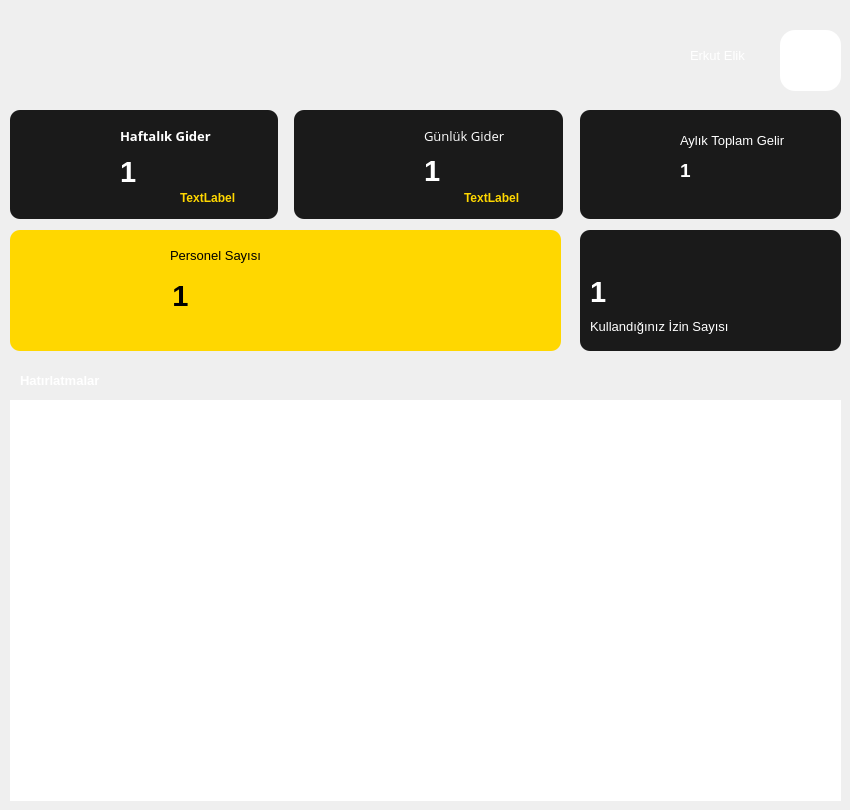
    <widget class="QWidget" name="home">
     <widget class="QGroupBox" name="groupBox_2">
      <property name="geometry">
       <rect>
        <x>10</x>
        <y>110</y>
        <width>268</width>
        <height>109</height>
       </rect>
      </property>
      <property name="styleSheet">
       <string notr="true">background:#1A1A1A;
border-radius:10px;
</string>
      </property>
      <property name="title">
       <string/>
      </property>
      <widget class="QLabel" name="label_10">
       <property name="geometry">
        <rect>
         <x>110</x>
         <y>10</y>
         <width>121</width>
         <height>31</height>
        </rect>
       </property>
       <property name="font">
        <font>
         <family>Open Sans</family>
         <pointsize>10</pointsize>
         <weight>75</weight>
         <bold>true</bold>
        </font>
       </property>
       <property name="styleSheet">
        <string notr="true">background-color:none;
color:white;</string>
       </property>
       <property name="text">
        <string>Haftalık Gider</string>
       </property>
      </widget>
      <widget class="QLabel" name="lb_haftalkGider">
       <property name="geometry">
        <rect>
         <x>110</x>
         <y>46</y>
         <width>241</width>
         <height>31</height>
        </rect>
       </property>
       <property name="font">
        <font>
         <pointsize>22</pointsize>
         <weight>75</weight>
         <bold>true</bold>
        </font>
       </property>
       <property name="styleSheet">
        <string notr="true">background-color:none;
color:white;</string>
       </property>
       <property name="text">
        <string>1</string>
       </property>
       <property name="alignment">
        <set>Qt::AlignLeading|Qt::AlignLeft|Qt::AlignVCenter</set>
       </property>
      </widget>
      <widget class="QLabel" name="label_48">
       <property name="geometry">
        <rect>
         <x>20</x>
         <y>20</y>
         <width>71</width>
         <height>71</height>
        </rect>
       </property>
       <property name="styleSheet">
        <string notr="true">background:#1A1A1A;
border-radius:20px;</string>
       </property>
       <property name="text">
        <string/>
       </property>
       <property name="pixmap">
        <pixmap>../../../../../../Downloads/7-days (6).png</pixmap>
       </property>
       <property name="textInteractionFlags">
        <set>Qt::NoTextInteraction</set>
       </property>
      </widget>
      <widget class="QLabel" name="label_31">
       <property name="geometry">
        <rect>
         <x>170</x>
         <y>80</y>
         <width>71</width>
         <height>16</height>
        </rect>
       </property>
       <property name="font">
        <font>
         <weight>75</weight>
         <bold>true</bold>
        </font>
       </property>
       <property name="styleSheet">
        <string notr="true">color:#FFD700;</string>
       </property>
       <property name="text">
        <string>TextLabel</string>
       </property>
      </widget>
     </widget>
     <widget class="QGroupBox" name="groupBox_3">
      <property name="geometry">
       <rect>
        <x>294</x>
        <y>110</y>
        <width>269</width>
        <height>109</height>
       </rect>
      </property>
      <property name="styleSheet">
       <string notr="true">background:#1A1A1A;
border-radius:10px;
</string>
      </property>
      <property name="title">
       <string/>
      </property>
      <widget class="QLabel" name="label_12">
       <property name="geometry">
        <rect>
         <x>130</x>
         <y>15</y>
         <width>101</width>
         <height>21</height>
        </rect>
       </property>
       <property name="font">
        <font>
         <family>Open Sans</family>
         <pointsize>10</pointsize>
        </font>
       </property>
       <property name="styleSheet">
        <string notr="true">background-color:none;
color:white;</string>
       </property>
       <property name="text">
        <string>Günlük Gider</string>
       </property>
      </widget>
      <widget class="QLabel" name="lb_gunlukGider">
       <property name="geometry">
        <rect>
         <x>130</x>
         <y>40</y>
         <width>241</width>
         <height>41</height>
        </rect>
       </property>
       <property name="font">
        <font>
         <pointsize>22</pointsize>
         <weight>75</weight>
         <bold>true</bold>
        </font>
       </property>
       <property name="styleSheet">
        <string notr="true">background-color:none;
color:white;</string>
       </property>
       <property name="text">
        <string>1</string>
       </property>
       <property name="alignment">
        <set>Qt::AlignLeading|Qt::AlignLeft|Qt::AlignVCenter</set>
       </property>
      </widget>
      <widget class="QLabel" name="label_50">
       <property name="geometry">
        <rect>
         <x>20</x>
         <y>20</y>
         <width>71</width>
         <height>71</height>
        </rect>
       </property>
       <property name="styleSheet">
        <string notr="true">background:#1A1A1A;</string>
       </property>
       <property name="text">
        <string/>
       </property>
       <property name="pixmap">
        <pixmap>../../../../../../Downloads/24-hours.png</pixmap>
       </property>
      </widget>
      <widget class="QLabel" name="label_32">
       <property name="geometry">
        <rect>
         <x>170</x>
         <y>80</y>
         <width>71</width>
         <height>16</height>
        </rect>
       </property>
       <property name="font">
        <font>
         <weight>75</weight>
         <bold>true</bold>
        </font>
       </property>
       <property name="styleSheet">
        <string notr="true">color:#FFD700;</string>
       </property>
       <property name="text">
        <string>TextLabel</string>
       </property>
      </widget>
     </widget>
     <widget class="QGroupBox" name="groupBox_6">
      <property name="geometry">
       <rect>
        <x>10</x>
        <y>230</y>
        <width>551</width>
        <height>121</height>
       </rect>
      </property>
      <property name="styleSheet">
       <string notr="true">background:#FFD700;
border-radius:10px;
</string>
      </property>
      <property name="title">
       <string/>
      </property>
      <widget class="QLabel" name="label_40">
       <property name="geometry">
        <rect>
         <x>160</x>
         <y>10</y>
         <width>201</width>
         <height>31</height>
        </rect>
       </property>
       <property name="font">
        <font>
         <pointsize>10</pointsize>
         <weight>50</weight>
         <bold>false</bold>
        </font>
       </property>
       <property name="styleSheet">
        <string notr="true"/>
       </property>
       <property name="text">
        <string>Personel Sayısı</string>
       </property>
      </widget>
      <widget class="QLabel" name="lb_personelNumber">
       <property name="geometry">
        <rect>
         <x>140</x>
         <y>40</y>
         <width>61</width>
         <height>51</height>
        </rect>
       </property>
       <property name="font">
        <font>
         <pointsize>22</pointsize>
         <weight>75</weight>
         <bold>true</bold>
        </font>
       </property>
       <property name="styleSheet">
        <string notr="true"/>
       </property>
       <property name="text">
        <string>1</string>
       </property>
       <property name="alignment">
        <set>Qt::AlignCenter</set>
       </property>
      </widget>
      <widget class="QLabel" name="label_59">
       <property name="geometry">
        <rect>
         <x>10</x>
         <y>-20</y>
         <width>131</width>
         <height>161</height>
        </rect>
       </property>
       <property name="font">
        <font>
         <pointsize>10</pointsize>
         <weight>50</weight>
         <bold>false</bold>
        </font>
       </property>
       <property name="styleSheet">
        <string notr="true"/>
       </property>
       <property name="text">
        <string/>
       </property>
       <property name="pixmap">
        <pixmap>../../../../../../Downloads/group (1).png</pixmap>
       </property>
      </widget>
      <zorder>lb_personelNumber</zorder>
      <zorder>label_40</zorder>
      <zorder>label_59</zorder>
     </widget>
     <widget class="QGroupBox" name="groupBox_10">
      <property name="geometry">
       <rect>
        <x>580</x>
        <y>230</y>
        <width>261</width>
        <height>121</height>
       </rect>
      </property>
      <property name="styleSheet">
       <string notr="true">background:#1A1A1A;
border-radius:10px;
</string>
      </property>
      <property name="title">
       <string/>
      </property>
      <widget class="QLabel" name="label_17">
       <property name="geometry">
        <rect>
         <x>10</x>
         <y>81</y>
         <width>181</width>
         <height>31</height>
        </rect>
       </property>
       <property name="font">
        <font>
         <pointsize>10</pointsize>
         <weight>50</weight>
         <bold>false</bold>
        </font>
       </property>
       <property name="styleSheet">
        <string notr="true">color:white;</string>
       </property>
       <property name="text">
        <string>Kullandığınız İzin Sayısı</string>
       </property>
      </widget>
      <widget class="QLabel" name="lb_haftalkGider_2">
       <property name="geometry">
        <rect>
         <x>10</x>
         <y>46</y>
         <width>241</width>
         <height>31</height>
        </rect>
       </property>
       <property name="font">
        <font>
         <pointsize>22</pointsize>
         <weight>75</weight>
         <bold>true</bold>
        </font>
       </property>
       <property name="styleSheet">
        <string notr="true">color:white;</string>
       </property>
       <property name="text">
        <string>1</string>
       </property>
       <property name="alignment">
        <set>Qt::AlignLeading|Qt::AlignLeft|Qt::AlignVCenter</set>
       </property>
      </widget>
     </widget>
     <widget class="QGroupBox" name="groupBox_11">
      <property name="geometry">
       <rect>
        <x>580</x>
        <y>110</y>
        <width>261</width>
        <height>109</height>
       </rect>
      </property>
      <property name="styleSheet">
       <string notr="true">background:#1A1A1A;
border-radius:10px;
</string>
      </property>
      <property name="title">
       <string/>
      </property>
      <widget class="QLabel" name="label_41">
       <property name="geometry">
        <rect>
         <x>100</x>
         <y>20</y>
         <width>151</width>
         <height>21</height>
        </rect>
       </property>
       <property name="font">
        <font>
         <pointsize>10</pointsize>
        </font>
       </property>
       <property name="styleSheet">
        <string notr="true">color:white;</string>
       </property>
       <property name="text">
        <string>Aylık Toplam Gelir</string>
       </property>
      </widget>
      <widget class="QLabel" name="lb_gunlukGider_2">
       <property name="geometry">
        <rect>
         <x>100</x>
         <y>40</y>
         <width>141</width>
         <height>41</height>
        </rect>
       </property>
       <property name="font">
        <font>
         <pointsize>14</pointsize>
         <weight>75</weight>
         <bold>true</bold>
        </font>
       </property>
       <property name="styleSheet">
        <string notr="true">color:white;</string>
       </property>
       <property name="text">
        <string>1</string>
       </property>
       <property name="alignment">
        <set>Qt::AlignLeading|Qt::AlignLeft|Qt::AlignVCenter</set>
       </property>
      </widget>
      <widget class="QLabel" name="label_58">
       <property name="geometry">
        <rect>
         <x>20</x>
         <y>20</y>
         <width>71</width>
         <height>71</height>
        </rect>
       </property>
       <property name="styleSheet">
        <string notr="true">background:#1A1A1A;
</string>
       </property>
       <property name="text">
        <string/>
       </property>
       <property name="pixmap">
        <pixmap>../../../../../../Downloads/wallet (1).png</pixmap>
       </property>
      </widget>
     </widget>
     <widget class="QWidget" name="widget_3" native="true">
      <property name="geometry">
       <rect>
        <x>780</x>
        <y>30</y>
        <width>61</width>
        <height>61</height>
       </rect>
      </property>
      <property name="styleSheet">
       <string notr="true">background:white;
border-radius:15px;</string>
      </property>
      <widget class="QLabel" name="label_29">
       <property name="geometry">
        <rect>
         <x>15</x>
         <y>10</y>
         <width>31</width>
         <height>41</height>
        </rect>
       </property>
       <property name="text">
        <string/>
       </property>
       <property name="pixmap">
        <pixmap>../../../../../../Downloads/user (2).png</pixmap>
       </property>
      </widget>
     </widget>
     <widget class="QLabel" name="label_8">
      <property name="geometry">
       <rect>
        <x>690</x>
        <y>40</y>
        <width>81</width>
        <height>31</height>
       </rect>
      </property>
      <property name="font">
       <font>
        <pointsize>10</pointsize>
        <weight>50</weight>
        <bold>false</bold>
       </font>
      </property>
      <property name="styleSheet">
       <string notr="true">color:white;
background:none;</string>
      </property>
      <property name="text">
       <string>Erkut Elik</string>
      </property>
     </widget>
     <widget class="QTableView" name="tableView_6">
      <property name="geometry">
       <rect>
        <x>10</x>
        <y>400</y>
        <width>831</width>
        <height>401</height>
       </rect>
      </property>
      <property name="styleSheet">
       <string notr="true">QHeaderView::section {
        background-color: black;
        color: white;
        font-weight: bold;

}

QTableView{
color:white;
border:0px;
}</string>
      </property>
      <attribute name="horizontalHeaderDefaultSectionSize">
       <number>158</number>
      </attribute>
     </widget>
     <widget class="QLabel" name="label_43">
      <property name="geometry">
       <rect>
        <x>20</x>
        <y>370</y>
        <width>151</width>
        <height>21</height>
       </rect>
      </property>
      <property name="font">
       <font>
        <pointsize>10</pointsize>
        <weight>75</weight>
        <bold>true</bold>
       </font>
      </property>
      <property name="styleSheet">
       <string notr="true">background:none;
color:white;</string>
      </property>
      <property name="text">
       <string>Hatırlatmalar</string>
      </property>
     </widget>
    </widget>
